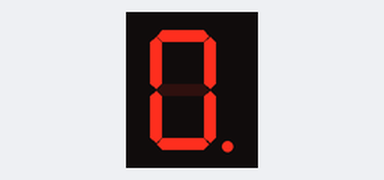
This sketch was run on a simulated Arduino Uno, built with avr-gcc and run on an emulated ATmega328P. On the bench: 1-digit seven-segment display. Wiring (inferred from the names in the program): 1-digit 7-segment display, segments lit when HIGH: segments pin 2, pin 3, pin 4, pin 5, pin 6, pin 7, pin 8, pin 9. The segment pins are drawn as the display they are named for.

Above: at 0.1 s.
At 1.1 s:
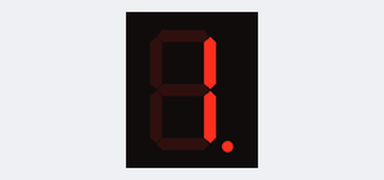
At 2.1 s:
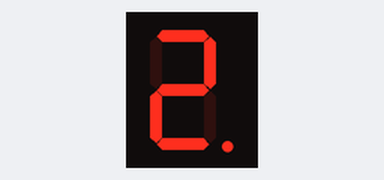
At 4.1 s:
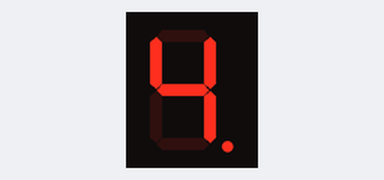
At 6.1 s:
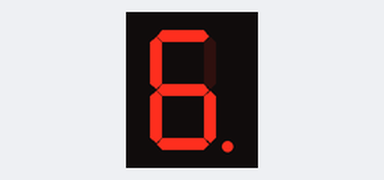
At 9.1 s:
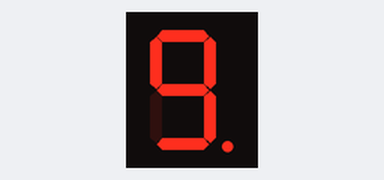

Measured:
- by itself, everything shown: repeats every 10.0 s, in 10 steps
- what the display in image 1 shows lasts 1.0 s, from 1.0 s to 2.0 s

The sketch:

sketch_oct01a.ino
```cpp
int a =2;
int b =3;
int c =4;
int d =5;
int e =6;
int f =7;
int g =8;
int h =9;

void setup() {
  pinMode(a,OUTPUT);
  pinMode(b,OUTPUT);
  pinMode(c,OUTPUT);
  pinMode(d,OUTPUT);
  pinMode(e,OUTPUT);
  pinMode(f,OUTPUT);
  pinMode(g,OUTPUT);
  pinMode(h,OUTPUT);


}

void loop() {
  //00
  digitalWrite(a,1);
  digitalWrite(b,1);
  digitalWrite(c,1);
  digitalWrite(d,1);
  digitalWrite(e,1);
  digitalWrite(f,1);
  digitalWrite(g,0);
  digitalWrite(h,1);
  delay(1000);

  //01
  digitalWrite(a,0);
  digitalWrite(b,1);
  digitalWrite(c,1);
  digitalWrite(d,0);
  digitalWrite(e,0);
  digitalWrite(f,0);
  digitalWrite(g,0);
  digitalWrite(h,1);
  delay(1000);

//02
  digitalWrite(a,1);
  digitalWrite(b,1);
  digitalWrite(c,0);
  digitalWrite(d,1);
  digitalWrite(e,1);
  digitalWrite(f,0);
  digitalWrite(g,1);
  digitalWrite(h,1);
  delay(1000);

  //03
  digitalWrite(a,1);
  digitalWrite(b,1);
  digitalWrite(c,1);
  digitalWrite(d,1);
  digitalWrite(e,0);
  digitalWrite(f,0);
  digitalWrite(g,1);
  digitalWrite(h,1);
  delay(1000);

  //04
  digitalWrite(a,0);
  digitalWrite(b,1);
  digitalWrite(c,1);
  digitalWrite(d,0);
  digitalWrite(e,0);
  digitalWrite(f,1);
  digitalWrite(g,1);
  digitalWrite(h,1);
  delay(1000);

  //05
  digitalWrite(a,1);
  digitalWrite(b,0);
  digitalWrite(c,1);
  digitalWrite(d,1);
  digitalWrite(e,0);
  digitalWrite(f,1);
  digitalWrite(g,1);
  digitalWrite(h,1);
  delay(1000);

  //06
  digitalWrite(a,1);
  digitalWrite(b,0);
  digitalWrite(c,1);
  digitalWrite(d,1);
  digitalWrite(e,1);
  digitalWrite(f,1);
  digitalWrite(g,1);
  digitalWrite(h,1);
  delay(1000);

  //07
  digitalWrite(a,1);
  digitalWrite(b,1);
  digitalWrite(c,1);
  digitalWrite(d,0);
  digitalWrite(e,0);
  digitalWrite(f,0);
  digitalWrite(g,0);
  digitalWrite(h,1);
  delay(1000);

  //08
  digitalWrite(a,1);
  digitalWrite(b,1);
  digitalWrite(c,1);
  digitalWrite(d,1);
  digitalWrite(e,1);
  digitalWrite(f,1);
  digitalWrite(g,1);
  digitalWrite(h,1);
  delay(1000);

  //09
  digitalWrite(a,1);
  digitalWrite(b,1);
  digitalWrite(c,1);
  digitalWrite(d,1);
  digitalWrite(e,0);
  digitalWrite(f,1);
  digitalWrite(g,1);
  digitalWrite(h,1);
  delay(1000);

}
```
